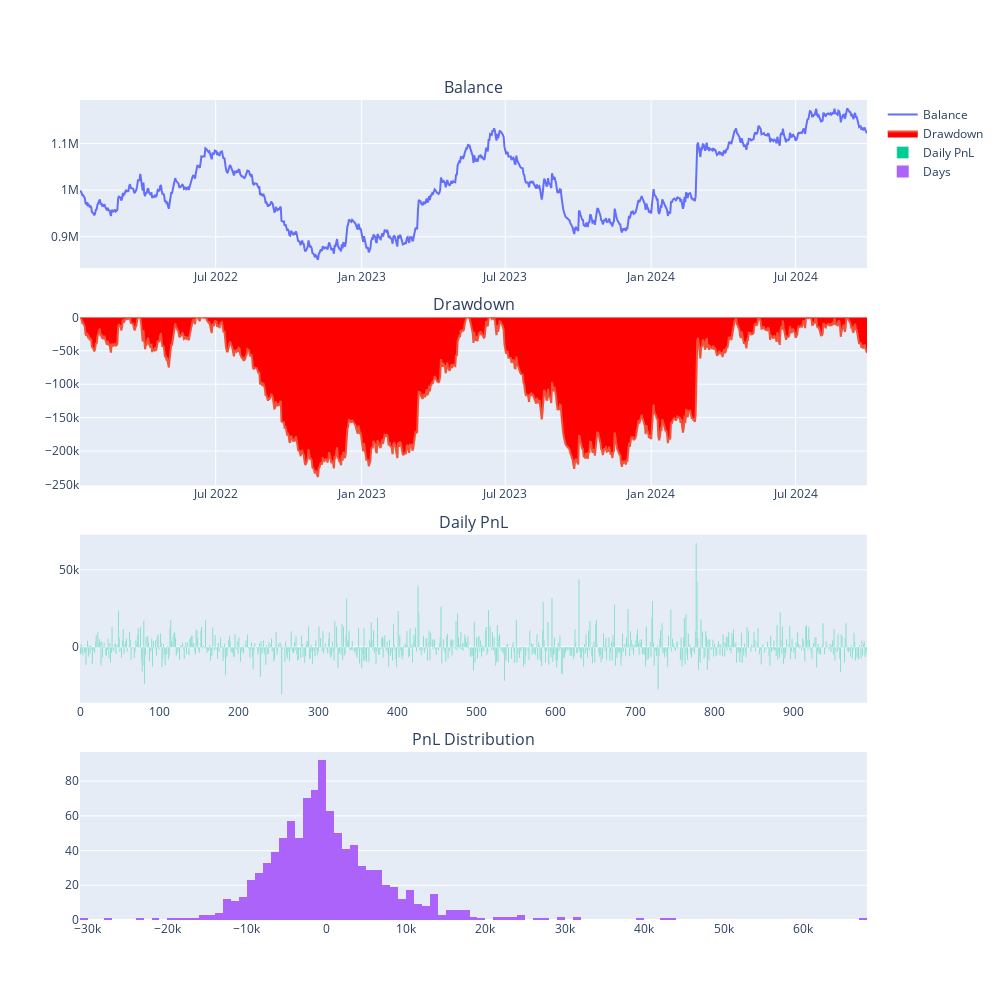

Notebook cell for this chart:
### Code cell
engine.show_chart()

### Figure 1 — Plotly figure (JSON) as saved in the notebook; plotly's stock layout.template omitted (floating-point values rounded to 4 significant figures; data arrays with more than 128 entries replaced by an {"elided": "..."} marker saying what was removed)
{"data": [{"mode": "lines", "name": "Balance", "type": "scatter", "x": {"elided": "993 str values"}, "xaxis": "x", "y": {"elided": "993 float values"}, "yaxis": "y"}, {"fill": "tozeroy", "fillcolor": "red", "mode": "lines", "name": "Drawdown", "type": "scatter", "x": {"elided": "993 str values"}, "xaxis": "x2", "y": {"elided": "993 float values"}, "yaxis": "y2"}, {"name": "Daily PnL", "type": "bar", "xaxis": "x3", "y": {"elided": "993 float values"}, "yaxis": "y3"}, {"name": "Days", "nbinsx": 100, "type": "histogram", "x": {"elided": "993 float values"}, "xaxis": "x4", "yaxis": "y4"}], "layout": {"annotations": [{"font": {"size": 16}, "showarrow": false, "text": "Balance", "x": 0.5, "xanchor": "center", "xref": "paper", "y": 1, "yanchor": "bottom", "yref": "paper"}, {"font": {"size": 16}, "showarrow": false, "text": "Drawdown", "x": 0.5, "xanchor": "center", "xref": "paper", "y": 0.735, "yanchor": "bottom", "yref": "paper"}, {"font": {"size": 16}, "showarrow": false, "text": "Daily PnL", "x": 0.5, "xanchor": "center", "xref": "paper", "y": 0.47, "yanchor": "bottom", "yref": "paper"}, {"font": {"size": 16}, "showarrow": false, "text": "PnL Distribution", "x": 0.5, "xanchor": "center", "xref": "paper", "y": 0.205, "yanchor": "bottom", "yref": "paper"}], "height": 1000, "width": 1000, "xaxis": {"anchor": "y", "domain": [0, 1]}, "xaxis2": {"anchor": "y2", "domain": [0, 1]}, "xaxis3": {"anchor": "y3", "domain": [0, 1]}, "xaxis4": {"anchor": "y4", "domain": [0, 1]}, "yaxis": {"anchor": "x", "domain": [0.795, 1]}, "yaxis2": {"anchor": "x2", "domain": [0.53, 0.735]}, "yaxis3": {"anchor": "x3", "domain": [0.265, 0.47]}, "yaxis4": {"anchor": "x4", "domain": [0, 0.205]}}}
